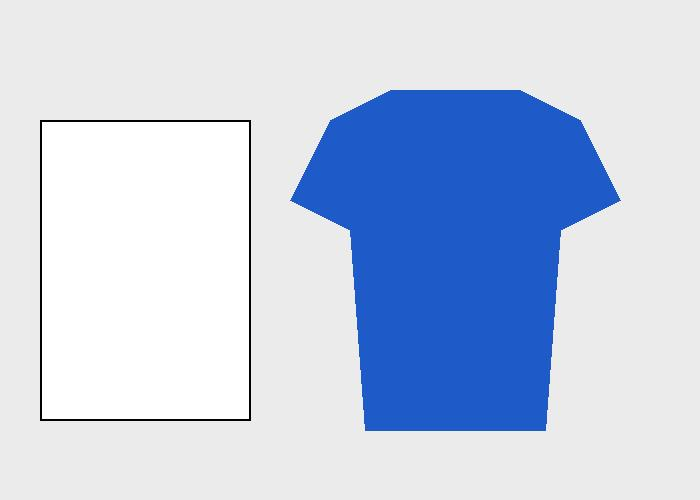
#> input picture vlm-service/test_data/flatlay_real.jpg, 700 x 500 px
$ python -i detect.py   (imports and definitions only)
#> lines starting #> are read from the running program, lines starting #| are printed output that depends on the picture
"""Deterministic garment + reference detection for Agent 2 (Smart Sizing).

WHY THIS EXISTS — root cause of the "always XXXL" bug:
The measure endpoint used to ask a 3B vision-language model to *ground* the A4 sheet's four
corners and the garment/chest/waist boxes as JSON. A small VLM cannot reliably emit structured
pixel coordinates — locally Qwen2.5-VL-3B returns garbage ("@@@@") and the call fails, after which
the web layer silently served a HARDCODED mock (chest 96 / length 118 / waist 88) → every image
mapped to XXXL. Coordinate-guessing by an LLM is not detection.

This module replaces that with real, classical computer vision — deterministic, per-image,
repeatable, CPU-only, no model download:

  detect_reference_quad(bytes, kind)   A4 (or card/tape) via Canny edges → contour → the best
                                       four-point convex quad whose aspect matches the reference and
                                       whose interior is paper-bright. Returns the ORDERED four
                                       corners in original-image pixels (feeds the homography), or
                                       None when no reliable reference is present.
  detect_garment_landmarks(bytes, ref) GrabCut foreground silhouette (Rother et al. 2004) with the
                                       reference region masked out → garment bounding box plus the
                                       chest and waist mid-lines read from the width profile of the
                                       silhouette (widest run in the upper torso band; narrowest run
                                       below it). Real landmarks, not a fixed fraction of the frame.

Both degrade safely (return None / whole-frame) if OpenCV is missing, so the service still imports.
The caller turns "no reference" or "low detection quality" into a RETAKE, never a fabricated size.
"""
from __future__ import annotations

import io

import numpy as np
from PIL import Image, ImageOps

# ---- tunables (documented, not magic) ------------------------------------
_MAX_SIDE = 1024          # working resolution; corners are scaled back to the original frame
_MIN_QUAD_AREA_FRAC = 0.01  # a reference smaller than 1% of the frame is too small to trust as scale
# |detected aspect / true aspect − 1| must be within this to accept a quad. Kept BELOW 0.293 on
# purpose: that is exactly where a SQUARE sits relative to A4 (1.0 vs 1.414), so the previous 0.30
# accepted a square notepad as an A4 and silently scaled every measurement by ~41%. A wrong scale is
# worse than no scale — it produces a confident, wrong size chart instead of an honest RETAKE.
# Real A4s measured on genuine flat-lays land at err 0.004–0.086, so 0.20 keeps >2x headroom for
# perspective while ruling out non-A4 rectangles.
_ASPECT_TOL = 0.20
_PAPER_MIN_BRIGHT = 110   # mean interior intensity (0–255) for a quad to read as a bright sheet
# approxPolyDP tolerances (fraction of contour perimeter) tried in order until a contour reduces to a
# convex quad. A single tight epsilon only fits paper that is perfectly flat and cleanly cut: a real
# seller's sheet curls at the corners, creases where it lies over a seam, and is often torn from a
# notebook (a perforated edge alone adds vertices). Measured on a real flat-lay, the A4 simplified to
# 7 vertices at 0.02 and to a clean quad at 0.05 — every other gate (paper-bright interior, A4
# aspect, min area) passed, so the sheet was rejected purely by simplification tolerance and the
# seller was told "No A4 sheet detected" with the sheet plainly in frame. Widening the LADDER (not
# the discriminating gates) keeps detection deterministic while tolerating real-world paper.
_QUAD_EPS_LADDER = (0.02, 0.03, 0.04, 0.05, 0.06, 0.08)
# Max background-edge density for a frame to read as a flat-lay (see scene_check for the calibration).
_MAX_SCENE_CLUTTER = 0.12
# Fixed seed for GrabCut's internal k-means → the same photo always yields the same silhouette, so a
# seller's size chart is reproducible rather than drifting between identical runs.
_GRABCUT_SEED = 20260716

# Reference true aspect ratio (long / short side).
_REF_ASPECT: dict[str, float] = {
    "a4": 29.7 / 21.0,    # 1.414
    "card": 8.56 / 5.398,  # ISO/IEC 7810 ID-1 (credit card) 1.586
    "tape": 6.0,          # a wide tape span — weak aspect prior, corner-fit still helps
}


def _open_gray_and_bgr(data: bytes) -> tuple[np.ndarray, np.ndarray, float]:
    """Return (gray, rgb, scale) at working resolution. `scale` maps working→original pixels."""
    img = Image.open(io.BytesIO(data))
    img = ImageOps.exif_transpose(img).convert("RGB")  # honour phone orientation
    w0, h0 = img.size
    work = img.copy()
    work.thumbnail((_MAX_SIDE, _MAX_SIDE))
    scale = w0 / work.size[0] if work.size[0] else 1.0
    rgb = np.asarray(work)
    gray = np.asarray(work.convert("L"))
    return gray, rgb, scale


# [23 lines left out: functions _approx_quad, _order_corners, not called in this run]


def detect_reference_quad(data: bytes, kind: str = "a4") -> dict | None:
    """Detect the reference sheet's four corners with classical CV.

    Returns {corners: 4x2 float (original px), aspect_err, bbox, brightness, quad_score} or None.
    Deterministic: the same image always yields the same corners.
    """
    try:
        import cv2
    except Exception:  # noqa: BLE001 — no OpenCV ⇒ caller falls back / retakes
        return None

    gray, rgb, scale = _open_gray_and_bgr(data)
    h, w = gray.shape
    frame_area = float(h * w)
    true_aspect = _REF_ASPECT.get(kind, _REF_ASPECT["a4"])

    # Edges: blur to suppress fabric texture, then median-adaptive Canny, then close small gaps.
    blur = cv2.GaussianBlur(gray, (5, 5), 0)
    med = float(np.median(blur))
    lo, hi = int(max(0, 0.66 * med)), int(min(255, 1.33 * med))
    edges = cv2.Canny(blur, lo, hi)
    edges = cv2.dilate(edges, np.ones((3, 3), np.uint8), iterations=1)

    contours, _ = cv2.findContours(edges, cv2.RETR_LIST, cv2.CHAIN_APPROX_SIMPLE)
    best: dict | None = None
    for c in contours:
        area = cv2.contourArea(c)
        if area < _MIN_QUAD_AREA_FRAC * frame_area:
            continue
        peri = cv2.arcLength(c, True)
        approx = _approx_quad(c, peri)
        if approx is None:
            continue
        quad = approx.reshape(4, 2).astype(np.float64)
        (cw, ch) = cv2.minAreaRect(approx)[1]
        if min(cw, ch) < 1:
            continue
        detected_aspect = max(cw, ch) / min(cw, ch)
        aspect_err = abs(detected_aspect / true_aspect - 1.0)
        if aspect_err > _ASPECT_TOL:
            continue
        # Interior brightness — a paper sheet is markedly brighter than fabric/background.
        mask = np.zeros(gray.shape, np.uint8)
        cv2.fillPoly(mask, [approx], 255)
        brightness = float(cv2.mean(gray, mask=mask)[0])
        if brightness < _PAPER_MIN_BRIGHT:
            continue
        # Prefer a clean aspect, a bright interior, and a larger sheet (more scale support).
        score = (1.0 - aspect_err) * 0.6 + (brightness / 255.0) * 0.25 + (area / frame_area) * 0.15
        if best is None or score > best["quad_score"]:
            xs, ys = quad[:, 0], quad[:, 1]
            best = {
                "corners": (_order_corners(quad) * scale),
                "aspect_err": round(aspect_err, 3),
                "brightness": round(brightness, 1),
                "quad_score": score,
                "bbox": [float(xs.min() * scale), float(ys.min() * scale),
                         float(xs.max() * scale), float(ys.max() * scale)],
            }
    return best


# [47 lines left out: functions _iou, scene_check, not called in this run]


def _width_profile(fg: np.ndarray) -> np.ndarray:
    """Foreground pixel count per row — the garment's horizontal width at each height."""
    return fg.sum(axis=1).astype(np.float64)


# [140 lines left out: function detect_garment_landmarks, not called in this run]


# [14 lines not run here, left out]

>>> import cv2
>>> picture = cv2.imread('test_data/flatlay_real.jpg', cv2.IMREAD_GRAYSCALE)
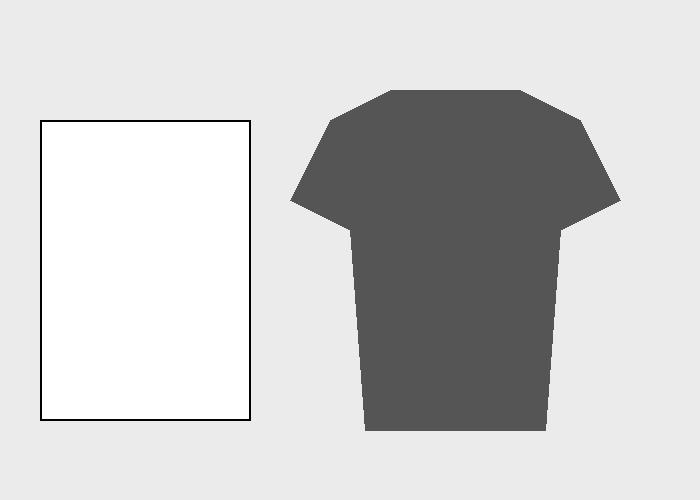
#> picture: shape (500, 700); min 0, max 255, mean 204.4
>>> result = detect_reference_quad(picture)
#> (the run stopped early here; a loop or call above may not have finished)

$ run again, on vlm-service/test_data/_composite.jpg
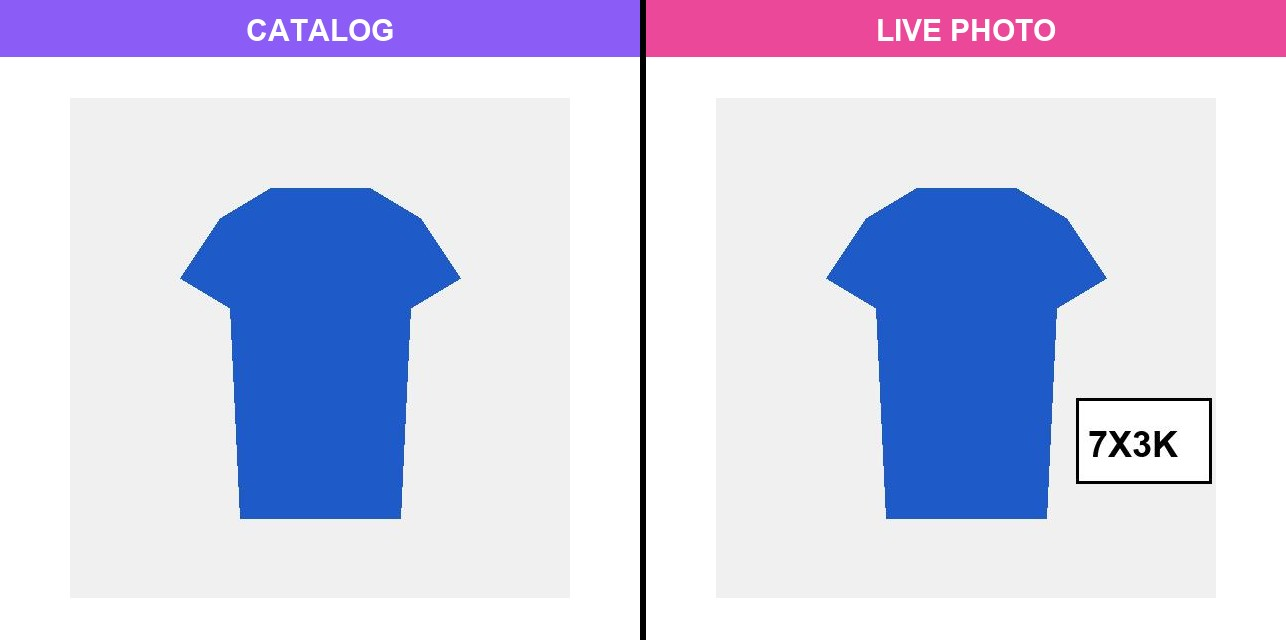
#> input picture vlm-service/test_data/_composite.jpg, 1286 x 640 px
#> `picture = cv2.imread('test_data/flatlay_real.jpg', cv2.IMREAD_GRAYSCALE)`:
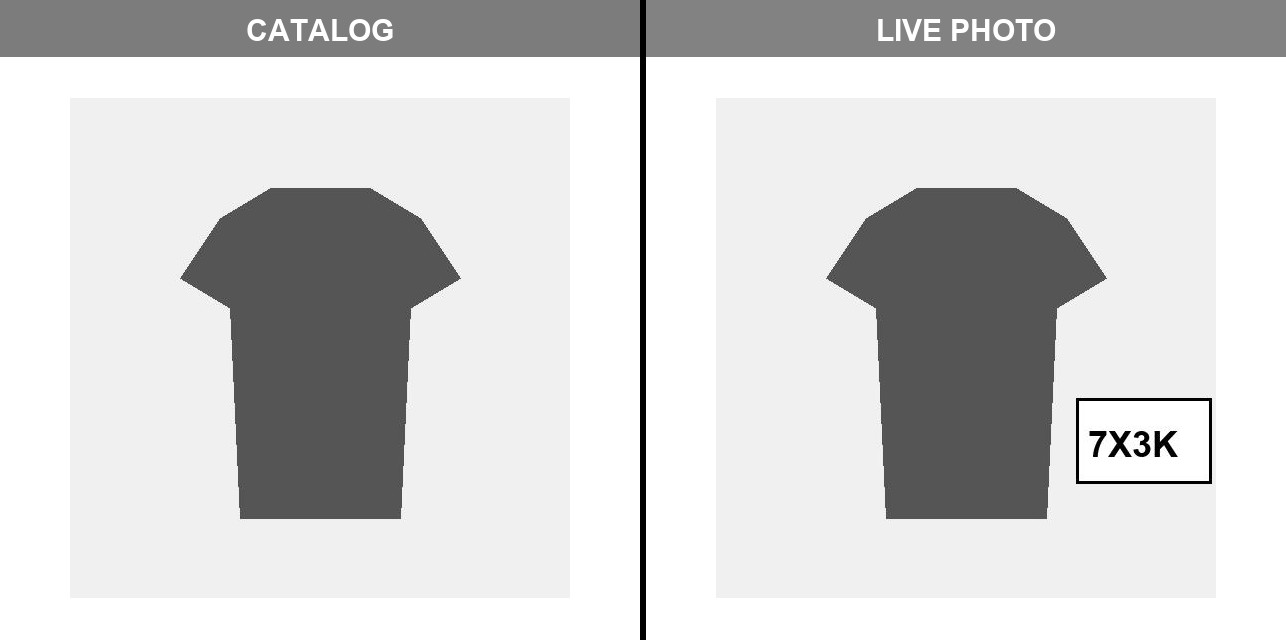
#> picture: shape (640, 1286); min 0, max 255, mean 210

$ run again, on vlm-service/test_data/catalog_real.jpg
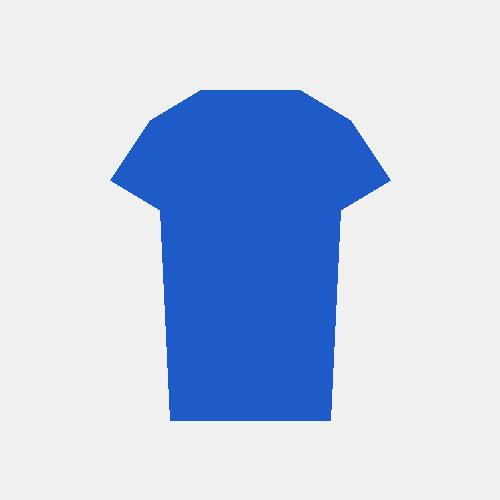
#> input picture vlm-service/test_data/catalog_real.jpg, 500 x 500 px
#> `picture = cv2.imread('test_data/flatlay_real.jpg', cv2.IMREAD_GRAYSCALE)`:
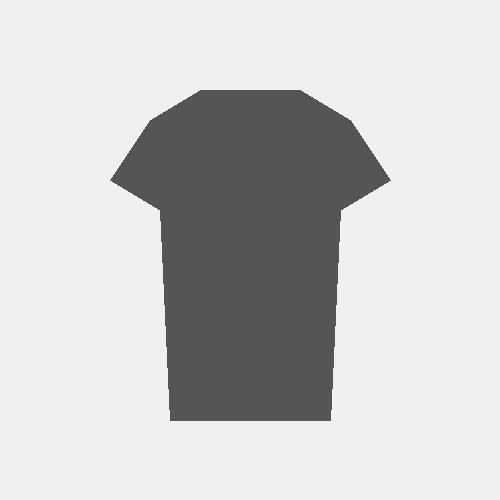
#> picture: shape (500, 500); min 52, max 255, mean 201.6
